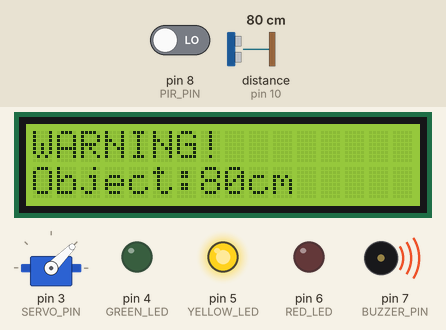
This sketch was run on a simulated Arduino Uno, built with avr-gcc and run on an emulated ATmega328P. Parts: servo, 16×2 character LCD, output pins drawn as LEDs (lit = HIGH), buzzer (waves = sounding). Wiring (inferred from the names in the program): ultrasonic range finder: trigger pin 9; echo pin 10. Dashed ring = blinking. Inputs (shaded band) come from the test bench; at power-on: distance to the obstacle (sensor on pin 10) 80 cm, pin 8 (PIR_PIN) LOW. The echo pulse lasts 58.3 µs per cm; pins used as bus, display or sensor lines are not drawn; what the sketch prints to the serial monitor is not drawn.

Above: at 4.3 s.
4.4 s: distance to the obstacle (sensor on pin 10) set to 120 cm
At 5.3 s:
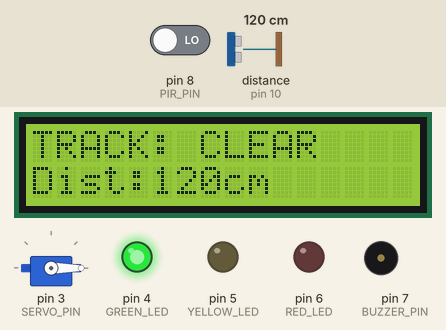
7.5 s: pin 8 (PIR_PIN) driven HIGH
At 8.1 s:
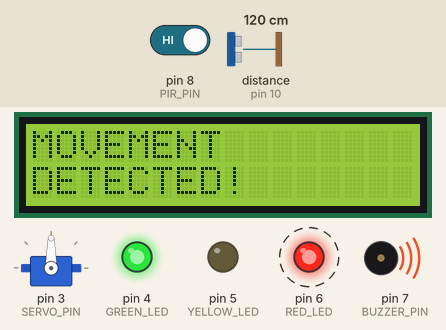
10.6 s: distance to the obstacle (sensor on pin 10) set to 103 cm
12.5 s: distance to the obstacle (sensor on pin 10) set to 98 cm
At 13.6 s:
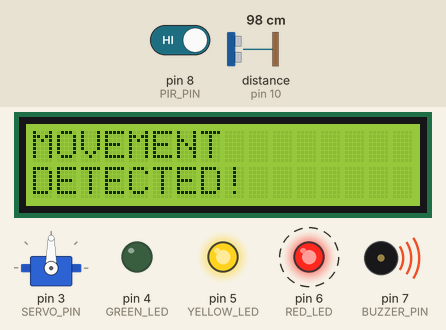
15.6 s: distance to the obstacle (sensor on pin 10) set to 54 cm
At 15.8 s:
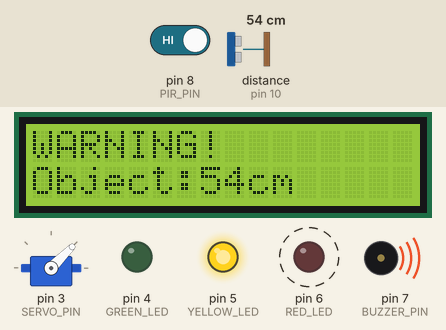
18.7 s: distance to the obstacle (sensor on pin 10) set to 47 cm
At 19.1 s:
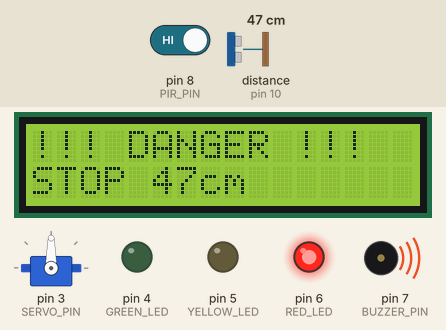
Timing chart, 0 to 22.8 s (numbered marks = the images above; inputs shaded):
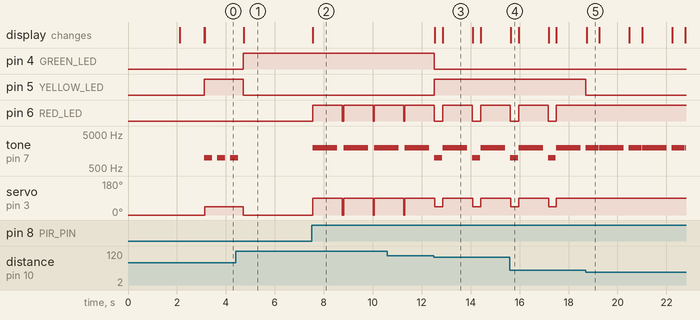

Measured:
- the behaviour switches between 101 and 100 cm on distance to the obstacle (sensor on pin 10) (found by bisection; images 2 and 3)
- the behaviour switches between 51 and 50 cm on distance to the obstacle (sensor on pin 10) (found by bisection; images 4 and 5)
- after the input at 4.4 s, pin 4 (GREEN_LED): LOW → HIGH after 0.31 s; pin 5 (YELLOW_LED): HIGH → LOW after 0.31 s; tone on pin 7 (BUZZER_PIN): goes on until 4.5 s, then stays silent; servo on pin 3 (SERVO_PIN): 45° → 0° after 0.31 s; the display: changes after 0.33 s (image 1)
- after the input at 7.5 s, pin 6 (RED_LED): alternates HIGH for 1.2 s and LOW for 0.05 s, starting after 0.05 s; tone on pin 7 (BUZZER_PIN): alternates 2000 Hz for 1.0 s and silent for 0.25 s, starting after 0.05 s; servo on pin 3 (SERVO_PIN): 0° → 90° after 0.05 s; the display: changes after 0.05 s (image 2)
- after the input at 12.5 s, pin 4 (GREEN_LED): HIGH → LOW at once; pin 5 (YELLOW_LED): LOW → HIGH at once; the display: first changes at once (image 3 shows a later state)
- after the input at 15.6 s, the display: changes at once (image 4)
- after the input at 18.7 s, pin 5 (YELLOW_LED): HIGH → LOW at once; pin 6 (RED_LED): stops changing and stays HIGH; servo on pin 3 (SERVO_PIN): stops changing and stays 90°; the display: changes at once (image 5)
- by itself, tone on pin 7 (BUZZER_PIN): alternates 1000 Hz for 0.32 s and silent for 0.21 s

The sketch:

sketch_sep26a.ino
```cpp
#include <Wire.h>
#include <LiquidCrystal_I2C.h>
#include <Servo.h>

// -------------------- LCD --------------------
LiquidCrystal_I2C lcd(0x27, 16, 2);

// -------------------- Pin Definitions --------------------

// Ultrasonic sensor
#define TRIG_PIN 9
#define ECHO_PIN 10

// LEDs
#define GREEN_LED 4
#define YELLOW_LED 5
#define RED_LED 6

// Buzzer
#define BUZZER_PIN 7

// PIR sensor (optional)
#define PIR_PIN 8

// Servo motor - used to simulate braking
#define SERVO_PIN 3

Servo brakeServo;

// -------------------- Variables --------------------
long duration;
float distance;

int safeDistance = 100;       // More than 100 cm = SAFE
int warningDistance = 50;     // 50-100 cm = WARNING
int dangerDistance = 50;      // Less than 50 cm = DANGER

bool objectDetected = false;
bool pirDetected = false;

// -------------------- Setup --------------------
void setup() {

  Serial.begin(9600);

  // Ultrasonic
  pinMode(TRIG_PIN, OUTPUT);
  pinMode(ECHO_PIN, INPUT);

  // LEDs
  pinMode(GREEN_LED, OUTPUT);
  pinMode(YELLOW_LED, OUTPUT);
  pinMode(RED_LED, OUTPUT);

  // Buzzer
  pinMode(BUZZER_PIN, OUTPUT);

  // PIR
  pinMode(PIR_PIN, INPUT);

  // Servo
  brakeServo.attach(SERVO_PIN);
  brakeServo.write(0);

  // LCD
  lcd.init();
  lcd.backlight();

  // Startup screen
  lcd.clear();
  lcd.setCursor(0, 0);
  lcd.print("Animal Detection");
  lcd.setCursor(0, 1);
  lcd.print("System Starting");

  delay(2000);

  lcd.clear();
  lcd.setCursor(0, 0);
  lcd.print("System Ready");
  delay(1000);

  lcd.clear();
}

// -------------------- Main Loop --------------------
void loop() {

  // Get distance
  distance = getDistance();

  // Read PIR
  pirDetected = digitalRead(PIR_PIN);

  // Print distance to Serial Monitor
  Serial.print("Distance: ");
  Serial.print(distance);
  Serial.println(" cm");

  // -------------------- SAFE --------------------
  if (distance > safeDistance) {

    objectDetected = false;

    digitalWrite(GREEN_LED, HIGH);
    digitalWrite(YELLOW_LED, LOW);
    digitalWrite(RED_LED, LOW);

    noTone(BUZZER_PIN);

    // Release brake
    brakeServo.write(0);

    lcd.clear();
    lcd.setCursor(0, 0);
    lcd.print("TRACK: CLEAR");

    lcd.setCursor(0, 1);
    lcd.print("Dist:");
    lcd.print(distance, 0);
    lcd.print("cm");

    Serial.println("STATUS: TRACK CLEAR");
  }

  // -------------------- WARNING --------------------
  else if (distance > dangerDistance &&
           distance <= warningDistance + 50) {

    objectDetected = true;

    digitalWrite(GREEN_LED, LOW);
    digitalWrite(YELLOW_LED, HIGH);
    digitalWrite(RED_LED, LOW);

    // Intermittent warning sound
    tone(BUZZER_PIN, 1000);

    lcd.clear();
    lcd.setCursor(0, 0);
    lcd.print("WARNING!");

    lcd.setCursor(0, 1);
    lcd.print("Object:");
    lcd.print(distance, 0);
    lcd.print("cm");

    Serial.println("STATUS: WARNING");

    // Slight braking
    brakeServo.write(45);

    delay(300);

    noTone(BUZZER_PIN);
  }

  // -------------------- DANGER --------------------
  else {

    objectDetected = true;

    digitalWrite(GREEN_LED, LOW);
    digitalWrite(YELLOW_LED, LOW);
    digitalWrite(RED_LED, HIGH);

    // Strong alarm
    tone(BUZZER_PIN, 2000);

    lcd.clear();
    lcd.setCursor(0, 0);
    lcd.print("!!! DANGER !!!");

    lcd.setCursor(0, 1);
    lcd.print("STOP ");
    lcd.print(distance, 0);
    lcd.print("cm");

    Serial.println("STATUS: DANGER - STOP");

    // Full braking simulation
    brakeServo.write(90);

    delay(500);

    noTone(BUZZER_PIN);
  }

  // -------------------- PIR Detection --------------------
  if (pirDetected) {

    Serial.println("PIR: MOVEMENT DETECTED");

    lcd.clear();
    lcd.setCursor(0, 0);
    lcd.print("MOVEMENT");
    lcd.setCursor(0, 1);
    lcd.print("DETECTED!");

    digitalWrite(RED_LED, HIGH);

    tone(BUZZER_PIN, 2000);

    brakeServo.write(90);

    delay(1000);

    noTone(BUZZER_PIN);
  }

  delay(200);
}

// -------------------- Ultrasonic Function --------------------
float getDistance() {

  // Make sure trigger is LOW
  digitalWrite(TRIG_PIN, LOW);
  delayMicroseconds(2);

  // Send 10 microsecond pulse
  digitalWrite(TRIG_PIN, HIGH);
  delayMicroseconds(10);
  digitalWrite(TRIG_PIN, LOW);

  // Read echo
  duration = pulseIn(ECHO_PIN, HIGH, 30000);

  // If no echo
  if (duration == 0) {
    return 999;
  }

  // Calculate distance
  float calculatedDistance = duration * 0.0343 / 2;

  return calculatedDistance;
}
```
